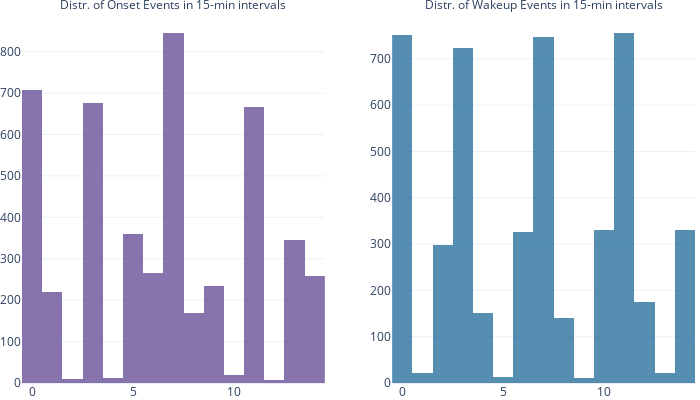

The cell this chart's notebook holds for it:
### Code cell
# Distribution of onset/wakeup events in 15-minute intervals
mn_train_events = pd.read_csv('train_events.csv')
mn_train_events = mn_train_events.loc[~mn_train_events['timestamp'].isna()] # drop Nan values

df_onset_mn = mn_train_events[mn_train_events['event'] == 'onset']
df_wakeup_mn = mn_train_events[mn_train_events['event'] == 'wakeup']

min15_onset = df_onset_mn['timestamp'].str[-10:-8].astype('int32')%15 # minute of event, in 15 min blocks
min15_wakeup = df_wakeup_mn['timestamp'].str[-10:-8].astype('int32')%15 # minute of event, in 15 min blocks

frame1 = {'interval': min15_onset.index,
         'onset_minute': min15_onset}
 
# Creating DataFrame by passing Dictionary
agg_data_onsets = pd.DataFrame(frame1)

frame2 = {'interval': min15_wakeup.index,
         'wakeup_minute': min15_wakeup}
 
# Creating DataFrame by passing Dictionary
agg_data_wakeups = pd.DataFrame(frame2)

fig = make_subplots(rows=1, cols=2, subplot_titles=('Distr. of Onset Events in 15-min intervals',
                                                    'Distr. of Wakeup Events in 15-min intervals',
                                                   ))

fig.add_trace(go.Histogram(x=agg_data_onsets['onset_minute'].dropna(), nbinsx=24), row=1, col=1)
fig.add_trace(go.Histogram(x=agg_data_wakeups['wakeup_minute'].dropna(), nbinsx=24), row=1, col=2)
                                
# Update visual layout
fig.update_layout(
    showlegend=False,
    width=700,
    height=400,
    autosize=False,
    margin=dict(t=15, b=0, l=5, r=5),
    template="plotly_white",
    colorway=px.colors.qualitative.Prism ,
)

# update font size at the axes
fig.update_coloraxes(colorbar_tickfont_size=10)

fig.update_annotations(font_size=12)

# Reduce opacity
fig.update_traces(opacity=0.75)

fig.show()

### Figure 1 — Plotly figure (JSON) as saved in the notebook; plotly's stock layout.template omitted (floating-point values rounded to 4 significant figures; data arrays with more than 128 entries replaced by an {"elided": "..."} marker saying what was removed)
{"data": [{"nbinsx": 24, "opacity": 0.75, "type": "histogram", "x": {"elided": "4791 int values"}, "xaxis": "x", "yaxis": "y"}, {"nbinsx": 24, "opacity": 0.75, "type": "histogram", "x": {"elided": "4794 int values"}, "xaxis": "x2", "yaxis": "y2"}], "layout": {"annotations": [{"font": {"size": 12}, "showarrow": false, "text": "Distr. of Onset Events in 15-min intervals", "x": 0.225, "xanchor": "center", "xref": "paper", "y": 1, "yanchor": "bottom", "yref": "paper"}, {"font": {"size": 12}, "showarrow": false, "text": "Distr. of Wakeup Events in 15-min intervals", "x": 0.775, "xanchor": "center", "xref": "paper", "y": 1, "yanchor": "bottom", "yref": "paper"}], "autosize": false, "coloraxis": {"colorbar": {"tickfont": {"size": 10}}}, "colorway": ["rgb(95, 70, 144)", "rgb(29, 105, 150)", "rgb(56, 166, 165)", "rgb(15, 133, 84)", "rgb(115, 175, 72)", "rgb(237, 173, 8)", "rgb(225, 124, 5)", "rgb(204, 80, 62)", "rgb(148, 52, 110)", "rgb(111, 64, 112)", "rgb(102, 102, 102)"], "height": 400, "margin": {"b": 0, "l": 5, "r": 5, "t": 15}, "showlegend": false, "width": 700, "xaxis": {"anchor": "y", "domain": [0, 0.45]}, "xaxis2": {"anchor": "y2", "domain": [0.55, 1]}, "yaxis": {"anchor": "x", "domain": [0, 1]}, "yaxis2": {"anchor": "x2", "domain": [0, 1]}}}
